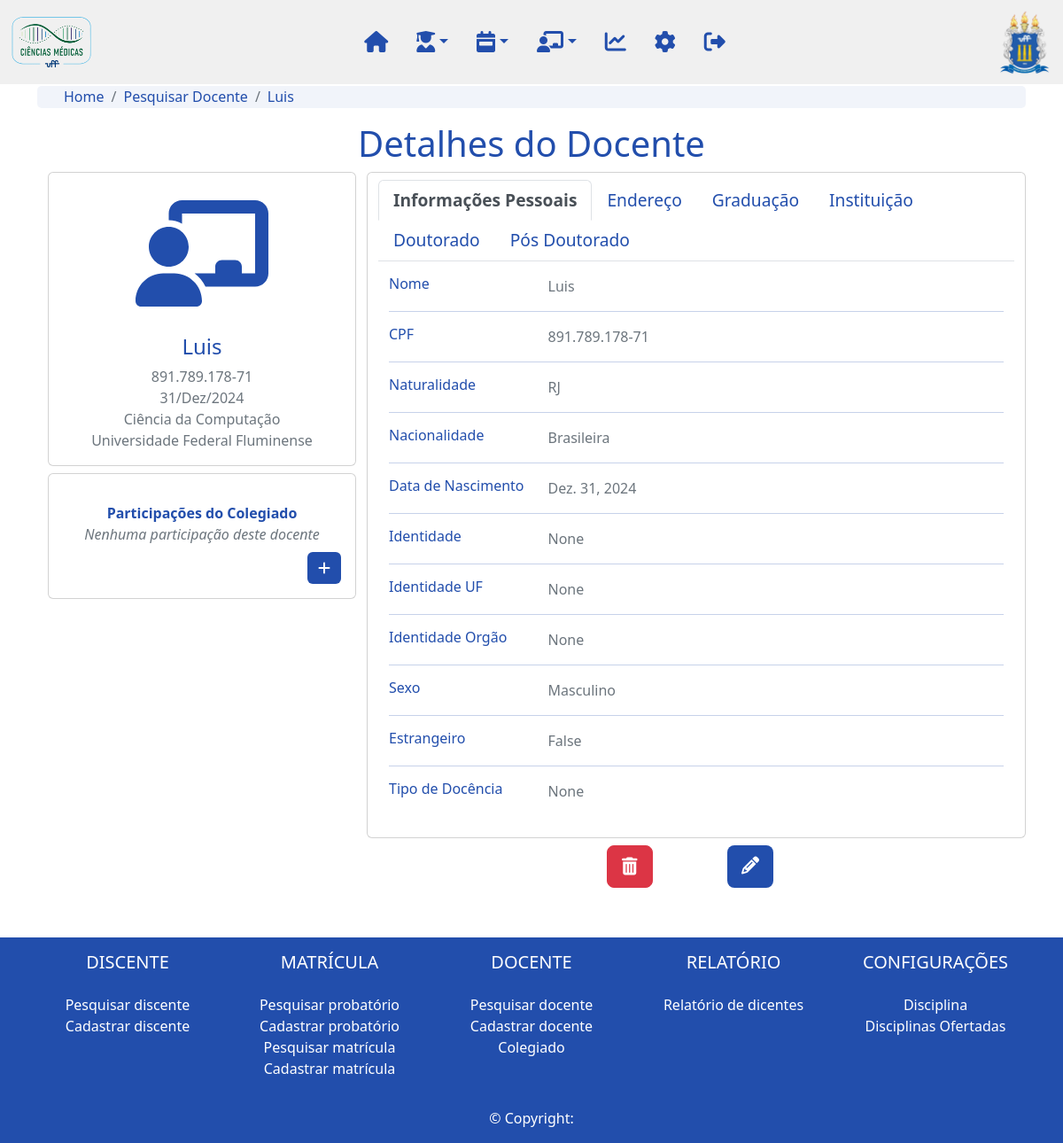
Before: /professor/3/ with the older database file.
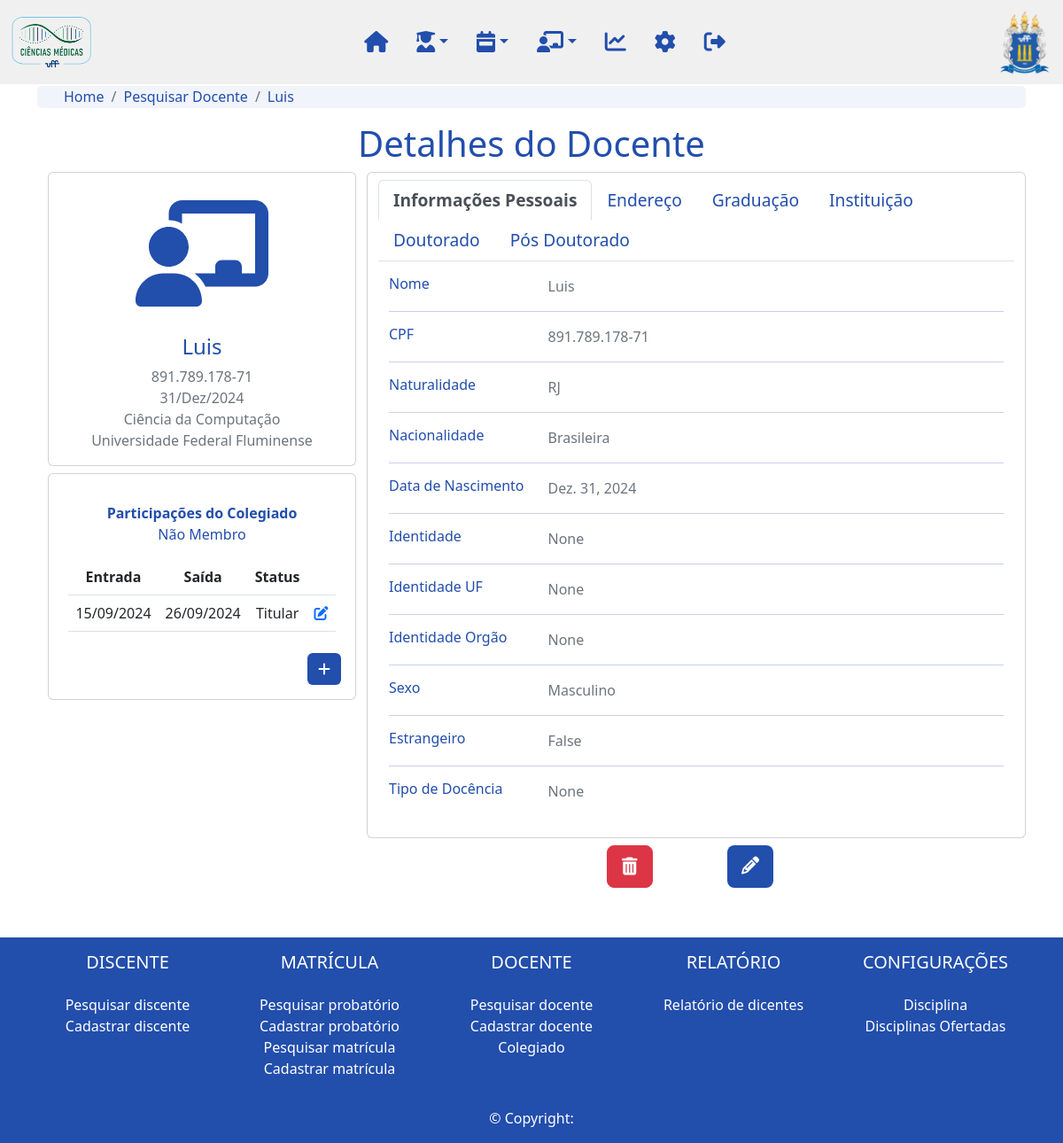
After: the same page with the newer database file.
### colegiado/models.py (models this page shows)
class Colegiado(models.Model):
    STATUS_COLEGIADO_CHOICES = (
        ("Titular", "Titular"),
        ("Suplente", "Suplente"),
    )
    colegiado_data_entrada = models.DateField()
    colegiado_data_saida = models.DateField(null=True, blank=True)
    status_membro = models.CharField(max_length=100, choices=STATUS_COLEGIADO_CHOICES, verbose_name='Status:')
    matricula_membro = models.ForeignKey(Matricula, on_delete=models.DO_NOTHING, null=True)
    professor_membro = models.ForeignKey(Professor, on_delete=models.DO_NOTHING, null=True)
    def __str__(self):
        if self.colegiado_data_saida:
                return 'Não Membro'
        else:
                return 'Membro'

### professor/views.py (the view, shortened to what this page needs)
# urls.py: path('<int:professor>/', detalhes_professor, name='detalhes_professor'),
def detalhes_professor(request, professor):
    professor = Professor.objects.get(slug=professor)
    colegiados = Colegiado.objects.filter(professor_membro=professor.id)
    membro = colegiados.last
    form_colegiado = ColegiadoForm()
    return render(request, 'detalhes_professor.html', {'professor':professor, 'colegiados':colegiados, 'form_colegiado':form_colegiado, 'pagina': 'Detalhes do Docente', 'membro': membro})

### config/models.py (called while the page is built)
    def __str__(self):
            return str(self.sigla)

    def __str__(self):
            return str(self.sexo)

    def __str__(self):
            return str(self.instituicao)

### professor/models.py (called while the page is built)
    def __str__(self):
        return str(self.doutorado)

      def __str__(self):
            return str(self.instituicao_trabalho)

      def __str__(self):
            return  self.nome

### professor/templates/detalhes_professor.html (shortened to what the changed rows need)
{% extends "base.html" %}
{% load static %}
{% load crispy_forms_tags %}
{% block content %}
  <div class="body container d-flex-inline justify-content-center mb-5">
    <h1 class="text-center">Detalhes do Docente</h1>
    <div class="container">
      <div class="row gutters-sm">
          <div class="col-md-4 mb-3">
              <div class="card mt-2">
                <div class="card-body">
                    <div class="d-flex flex-column align-items-center text-center">
                        <div class="mt-3">
                            <b>Participações do Colegiado</b>
                            {% if not colegiados %}
                            <p class="text-secondary mb-0"><i>Nenhuma participação deste docente</i></p>
                            {% else %}
                                <p>{{membro}}</p>
                                <table class="table">
                                    <thead>
                                        <th>Entrada</th>
                                        <th>Saída</th>
                                        <th>Status</th>
                                        <th></th>
                                    <thead>
                                    <tbody>
                                        {% for c in colegiados %}
                                        <tr>
                                        <td>{{c.colegiado_data_entrada|date:"d/m/Y"}}</td>
                                        <td>{{c.colegiado_data_saida|date:"d/m/Y"}}</td>
                                        <td>{{c.status_membro}}</td>
                                        <td><a href="{% url "professor:edita_colegiado" c.id%}"><i class="fas fa-edit"></i></a></td>
                                        </tr>
                                        {% endfor %}
                                    </tbody>
                                </table>
                            {% endif %}
                        </div>
                    </div>
                </div>
            </div>
          </div>
      </div>
  </div>
</div>
{% endblock %}

Changed rows visible on the page:
added Colegiado: colegiado_data_saida "Não Membro", colegiado_data_entrada "15/09/2024", colegiado_data_saida "26/09/2024", status_membro "Titular"
Other visible differences:
text no longer shown: "Nenhuma participação deste docente"
text now shown: "Entrada Saída Status"
